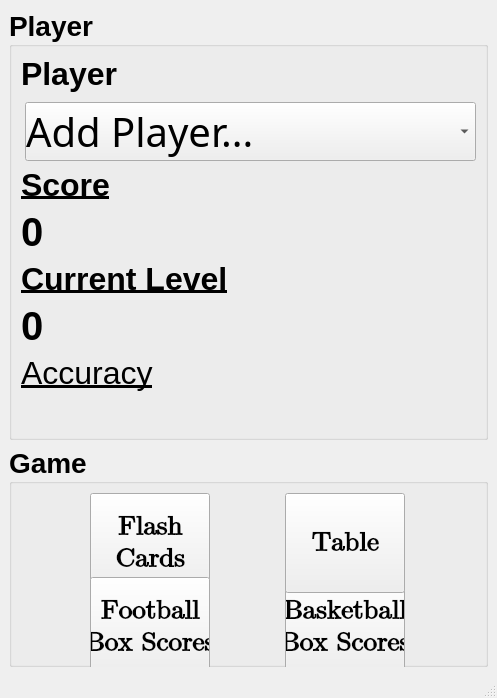
<?xml version="1.0" encoding="UTF-8"?>
<ui version="4.0">
 <class>MathFlashWindow</class>
 <widget class="QMainWindow" name="MathFlashWindow">
  <property name="geometry">
   <rect>
    <x>0</x>
    <y>0</y>
    <width>497</width>
    <height>698</height>
   </rect>
  </property>
  <property name="sizePolicy">
   <sizepolicy hsizetype="Ignored" vsizetype="Preferred">
    <horstretch>0</horstretch>
    <verstretch>0</verstretch>
   </sizepolicy>
  </property>
  <property name="windowTitle">
   <string>MathFlash!</string>
  </property>
  <widget class="QWidget" name="centralwidget">
   <layout class="QVBoxLayout" name="verticalLayout">
    <item>
     <widget class="QGroupBox" name="groupBox_2">
      <property name="font">
       <font>
        <pointsize>21</pointsize>
        <weight>75</weight>
        <bold>true</bold>
       </font>
      </property>
      <property name="title">
       <string>Player</string>
      </property>
      <layout class="QVBoxLayout" name="verticalLayout_2">
       <item>
        <widget class="QLabel" name="label_3">
         <property name="font">
          <font>
           <pointsize>24</pointsize>
          </font>
         </property>
         <property name="text">
          <string>Player</string>
         </property>
        </widget>
       </item>
       <item>
        <widget class="QComboBox" name="playerCombo">
         <property name="font">
          <font>
           <family>Franklin Gothic Book</family>
           <pointsize>30</pointsize>
           <weight>50</weight>
           <bold>false</bold>
          </font>
         </property>
         <property name="styleSheet">
          <string notr="true">margin-top: 4px;
margin-left: 4px;</string>
         </property>
         <property name="sizeAdjustPolicy">
          <enum>QComboBox::AdjustToContents</enum>
         </property>
         <property name="iconSize">
          <size>
           <width>16</width>
           <height>25</height>
          </size>
         </property>
         <item>
          <property name="text">
           <string>Add Player...</string>
          </property>
         </item>
        </widget>
       </item>
       <item>
        <widget class="QLabel" name="label">
         <property name="font">
          <font>
           <pointsize>24</pointsize>
           <underline>true</underline>
          </font>
         </property>
         <property name="text">
          <string>Score</string>
         </property>
        </widget>
       </item>
       <item>
        <widget class="QLabel" name="totalScoreTxt">
         <property name="font">
          <font>
           <pointsize>30</pointsize>
          </font>
         </property>
         <property name="text">
          <string>0</string>
         </property>
        </widget>
       </item>
       <item>
        <widget class="QLabel" name="label_4">
         <property name="font">
          <font>
           <pointsize>24</pointsize>
           <underline>true</underline>
          </font>
         </property>
         <property name="text">
          <string>Current Level</string>
         </property>
        </widget>
       </item>
       <item>
        <widget class="QLabel" name="curLevelTxt">
         <property name="font">
          <font>
           <pointsize>30</pointsize>
          </font>
         </property>
         <property name="text">
          <string>0</string>
         </property>
        </widget>
       </item>
       <item>
        <widget class="QLabel" name="label_2">
         <property name="font">
          <font>
           <pointsize>24</pointsize>
           <weight>50</weight>
           <bold>false</bold>
           <underline>true</underline>
          </font>
         </property>
         <property name="text">
          <string>Accuracy</string>
         </property>
        </widget>
       </item>
       <item>
        <widget class="QLabel" name="accuracyTxt">
         <property name="font">
          <font>
           <pointsize>20</pointsize>
          </font>
         </property>
         <property name="text">
          <string/>
         </property>
        </widget>
       </item>
       <item>
        <spacer name="verticalSpacer">
         <property name="orientation">
          <enum>Qt::Vertical</enum>
         </property>
         <property name="sizeHint" stdset="0">
          <size>
           <width>20</width>
           <height>40</height>
          </size>
         </property>
        </spacer>
       </item>
      </layout>
     </widget>
    </item>
    <item>
     <widget class="QGroupBox" name="groupBox">
      <property name="minimumSize">
       <size>
        <width>0</width>
        <height>160</height>
       </size>
      </property>
      <property name="font">
       <font>
        <pointsize>21</pointsize>
        <weight>75</weight>
        <bold>true</bold>
       </font>
      </property>
      <property name="title">
       <string>Game</string>
      </property>
      <layout class="QGridLayout" name="gridLayout_2" columnstretch="0,0">
       <item row="0" column="0">
        <widget class="QPushButton" name="flashBtn">
         <property name="sizePolicy">
          <sizepolicy hsizetype="Ignored" vsizetype="Ignored">
           <horstretch>0</horstretch>
           <verstretch>0</verstretch>
          </sizepolicy>
         </property>
         <property name="minimumSize">
          <size>
           <width>120</width>
           <height>100</height>
          </size>
         </property>
         <property name="maximumSize">
          <size>
           <width>120</width>
           <height>100</height>
          </size>
         </property>
         <property name="font">
          <font>
           <family>Cambria Math</family>
           <pointsize>20</pointsize>
          </font>
         </property>
         <property name="text">
          <string>Flash
Cards</string>
         </property>
        </widget>
       </item>
       <item row="1" column="1">
        <widget class="QPushButton" name="bballBoxBtn">
         <property name="sizePolicy">
          <sizepolicy hsizetype="Ignored" vsizetype="Ignored">
           <horstretch>0</horstretch>
           <verstretch>0</verstretch>
          </sizepolicy>
         </property>
         <property name="minimumSize">
          <size>
           <width>120</width>
           <height>100</height>
          </size>
         </property>
         <property name="maximumSize">
          <size>
           <width>120</width>
           <height>100</height>
          </size>
         </property>
         <property name="font">
          <font>
           <family>Cambria Math</family>
           <pointsize>20</pointsize>
          </font>
         </property>
         <property name="text">
          <string>Basketball
Box Scores</string>
         </property>
        </widget>
       </item>
       <item row="1" column="0">
        <widget class="QPushButton" name="footballBoxBtn">
         <property name="sizePolicy">
          <sizepolicy hsizetype="Ignored" vsizetype="Ignored">
           <horstretch>0</horstretch>
           <verstretch>0</verstretch>
          </sizepolicy>
         </property>
         <property name="minimumSize">
          <size>
           <width>120</width>
           <height>100</height>
          </size>
         </property>
         <property name="maximumSize">
          <size>
           <width>120</width>
           <height>100</height>
          </size>
         </property>
         <property name="font">
          <font>
           <family>Cambria Math</family>
           <pointsize>20</pointsize>
          </font>
         </property>
         <property name="text">
          <string>Football
Box Scores</string>
         </property>
        </widget>
       </item>
       <item row="0" column="1">
        <widget class="QPushButton" name="tableBtn">
         <property name="sizePolicy">
          <sizepolicy hsizetype="Ignored" vsizetype="Ignored">
           <horstretch>0</horstretch>
           <verstretch>0</verstretch>
          </sizepolicy>
         </property>
         <property name="minimumSize">
          <size>
           <width>120</width>
           <height>100</height>
          </size>
         </property>
         <property name="maximumSize">
          <size>
           <width>120</width>
           <height>100</height>
          </size>
         </property>
         <property name="font">
          <font>
           <family>Cambria Math</family>
           <pointsize>20</pointsize>
          </font>
         </property>
         <property name="text">
          <string>Table</string>
         </property>
        </widget>
       </item>
      </layout>
     </widget>
    </item>
   </layout>
  </widget>
  <widget class="QMenuBar" name="menubar">
   <property name="geometry">
    <rect>
     <x>0</x>
     <y>0</y>
     <width>497</width>
     <height>22</height>
    </rect>
   </property>
  </widget>
  <widget class="QStatusBar" name="statusbar"/>
 </widget>
 <resources/>
 <connections/>
</ui>
